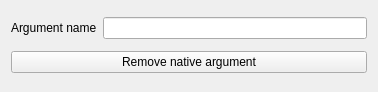
<?xml version="1.0" encoding="UTF-8"?>
<ui version="4.0">
 <class>Form</class>
 <widget class="QWidget" name="Form">
  <property name="geometry">
   <rect>
    <x>0</x>
    <y>0</y>
    <width>378</width>
    <height>92</height>
   </rect>
  </property>
  <property name="windowTitle">
   <string>Form</string>
  </property>
  <layout class="QGridLayout" name="gridLayout">
   <item row="0" column="0">
    <widget class="QLabel" name="argument_name_label">
     <property name="text">
      <string>Argument name</string>
     </property>
    </widget>
   </item>
   <item row="0" column="1">
    <widget class="QLineEdit" name="argument_name_edit"/>
   </item>
   <item row="1" column="0" colspan="2">
    <widget class="QPushButton" name="remove_native_button">
     <property name="text">
      <string>Remove native argument</string>
     </property>
    </widget>
   </item>
  </layout>
 </widget>
 <resources/>
 <connections/>
</ui>
